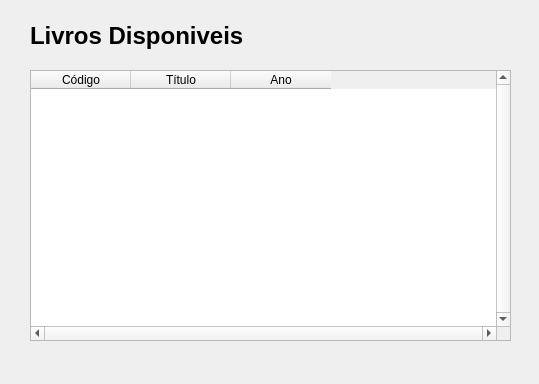
<?xml version="1.0" encoding="UTF-8"?>
<ui version="4.0">
 <class>LivrosDisponiveis</class>
 <widget class="QDialog" name="LivrosDisponiveis">
  <property name="geometry">
   <rect>
    <x>0</x>
    <y>0</y>
    <width>539</width>
    <height>384</height>
   </rect>
  </property>
  <property name="windowTitle">
   <string>Livros Disponiveis</string>
  </property>
  <widget class="QTableWidget" name="tabelaRelatorio">
   <property name="geometry">
    <rect>
     <x>30</x>
     <y>70</y>
     <width>481</width>
     <height>271</height>
    </rect>
   </property>
   <property name="frameShape">
    <enum>QFrame::StyledPanel</enum>
   </property>
   <property name="verticalScrollBarPolicy">
    <enum>Qt::ScrollBarAlwaysOn</enum>
   </property>
   <property name="horizontalScrollBarPolicy">
    <enum>Qt::ScrollBarAlwaysOn</enum>
   </property>
   <property name="sizeAdjustPolicy">
    <enum>QAbstractScrollArea::AdjustToContents</enum>
   </property>
   <property name="editTriggers">
    <set>QAbstractItemView::NoEditTriggers</set>
   </property>
   <property name="dragEnabled">
    <bool>false</bool>
   </property>
   <attribute name="horizontalHeaderShowSortIndicator" stdset="0">
    <bool>false</bool>
   </attribute>
   <attribute name="horizontalHeaderStretchLastSection">
    <bool>false</bool>
   </attribute>
   <column>
    <property name="text">
     <string>Código</string>
    </property>
   </column>
   <column>
    <property name="text">
     <string>Título</string>
    </property>
   </column>
   <column>
    <property name="text">
     <string>Ano</string>
    </property>
   </column>
  </widget>
  <widget class="QLabel" name="BigText">
   <property name="geometry">
    <rect>
     <x>30</x>
     <y>10</y>
     <width>231</width>
     <height>51</height>
    </rect>
   </property>
   <property name="font">
    <font>
     <pointsize>18</pointsize>
     <weight>75</weight>
     <bold>true</bold>
    </font>
   </property>
   <property name="text">
    <string>Livros Disponiveis</string>
   </property>
  </widget>
 </widget>
 <resources/>
 <connections/>
</ui>
